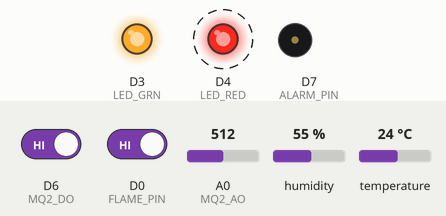
Bench run of a sketch on a simulated ESP8266 (NodeMCU). Parts: output pins drawn as LEDs (lit = HIGH), buzzer (waves = sounding). Dashed ring = blinking. The inputs (shaded band) are chosen by the test bench; at power-on: A0 (MQ2_AO) = 512, D0 (FLAME_PIN) HIGH, D6 (MQ2_DO) HIGH, humidity 55 %, temperature 24 °C. WiFi joins after 1.5 s; servers stay silent unless stated; the local clock reads 2024-03-15 10:24:30 at power-on unless the sketch sets it; what the sketch prints to the serial monitor is not drawn.

Above: at 3.3 s.
3.4 s: A0 (MQ2_AO) set to 463
9.4 s: A0 (MQ2_AO) set to 433
At 10.2 s:
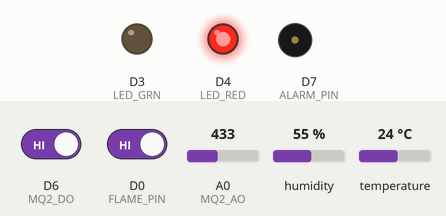
11.2 s: D0 (FLAME_PIN) driven LOW
At 12.9 s:
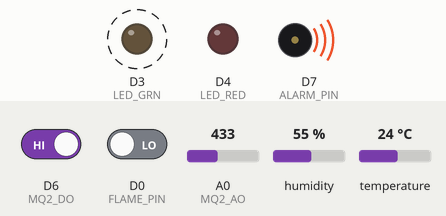
14.7 s: D0 (FLAME_PIN) driven HIGH
At 15.7 s:
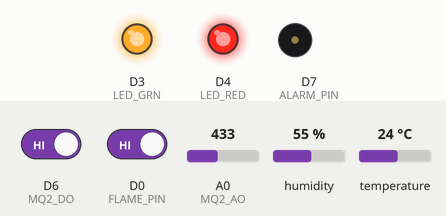
18.8 s: D6 (MQ2_DO) driven LOW
At 20.5 s:
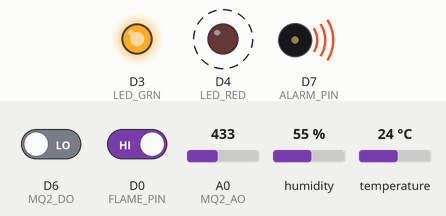
Timing chart, 0 to 25.8 s (numbered marks = the images above; inputs shaded):
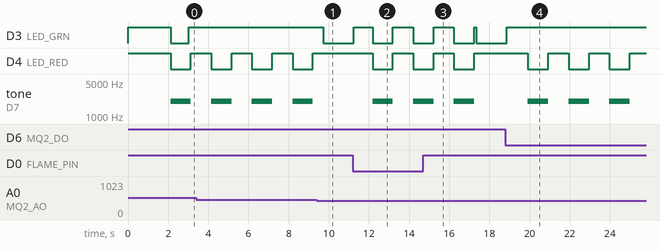

The sketch:

CodeSensor.ino
```cpp
#define BLYNK_TEMPLATE_ID           "TMPL6jEbaN0M3"
#define BLYNK_TEMPLATE_NAME         "Quickstart Template"
#define BLYNK_AUTH_TOKEN            "bREQ5eSPxbvl110c3kEGvskTrtbYI9lZ"
#define BLYNK_PRINT Serial

#include <Arduino.h>
#include <DHT.h>
#include <ESP8266WiFi.h>
#include <BlynkSimpleEsp8266.h>
#include <FirebaseESP8266.h>
#include <addons/TokenHelper.h>
#include <addons/RTDBHelper.h>
#include <time.h>

char ssid[] = "IICE-WiFI";
char pass[] = "admin@123";

BlynkTimer timer;

#define FIREBASE_HOST "lab10-f138a-default-rtdb.asia-southeast1.firebasedatabase.app"
#define FIREBASE_AUTH "0afFMvUAuYZKK6X39t2sBk4vuraP9hdg5fwJyA8a"

FirebaseData fbdo;
FirebaseAuth auth;
FirebaseConfig config;

unsigned long lastFirebaseUpdate = 0;
const unsigned long FIREBASE_INTERVAL = 1000; // เปลี่ยนเป็น 1 วินาที

float g_temp = NAN, g_hum = NAN;
int   g_mqAO = 0, g_mqDO = 1;
int   g_flameRaw = HIGH;
bool  g_smokeDetected = false;
bool  g_flameDetected = false;
bool  g_flameAlarm = false;
bool  g_buzzerState = false;
String g_statusText = "init";

#define DHTPIN D5
#define DHTTYPE DHT22
#define MQ2_DO D6
#define MQ2_AO A0
#define FLAME_PIN D0
#define ALARM_PIN D7
#define LED_RED D4
#define LED_GRN D3

const bool LED_ACTIVE_LOW = true;
const bool FLAME_ACTIVE_LOW = true;

int MQ2_ANALOG_THRESHOLD = 450;

const uint16_t BUZZ_FREQ = 2000;
const unsigned long BEEP_ON  = 1000;
const unsigned long BEEP_OFF = 1000;

bool buzzerState = false;
unsigned long buzzerLastMs = 0;

const unsigned long FLAME_HOLD_MS = 3000;
unsigned long flameLastSeenMs = 0;

DHT dht(DHTPIN, DHTTYPE);

inline void ledWrite(uint8_t pin, bool on) {
    if (LED_ACTIVE_LOW) digitalWrite(pin, on ? LOW : HIGH);
    else digitalWrite(pin, on ? HIGH : LOW);
}

inline void redOn()  { ledWrite(LED_RED, true); }
inline void redOff() { ledWrite(LED_RED, false); }
inline void grnOn()  { ledWrite(LED_GRN, true); }
inline void grnOff() { ledWrite(LED_GRN, false); }
inline void allOff() { redOff(); grnOff(); }

void startBeepPattern() {
    unsigned long now = millis();
    unsigned long interval = buzzerState ? BEEP_ON : BEEP_OFF;

    if (now - buzzerLastMs >= interval) {
        buzzerState = !buzzerState;
        buzzerLastMs = now;
    }

    if (buzzerState) tone(ALARM_PIN, BUZZ_FREQ);
    else noTone(ALARM_PIN);
}

void stopBeepPattern() {
    noTone(ALARM_PIN);
    buzzerState = false;
    buzzerLastMs = millis();
}

void initTime() {
    configTime(7 * 3600, 0, "pool.ntp.org", "time.nist.gov");
    Serial.print("Waiting for NTP time sync: ");
    time_t nowSecs = time(nullptr);
    while (nowSecs < 8 * 3600 * 2) {
        delay(500);
        Serial.print(".");
        yield();
        nowSecs = time(nullptr);
    }
    Serial.println();
    struct tm timeinfo;
    gmtime_r(&nowSecs, &timeinfo);
    Serial.print("Current time: ");
    Serial.print(asctime(&timeinfo));
}

String getFormattedDateTime() {
    time_t now = time(nullptr);
    struct tm* timeinfo = localtime(&now);
    char dateTimeString[30];
    sprintf(dateTimeString, "%04d-%02d-%02d %02d:%02d:%02d",
            timeinfo->tm_year + 1900, timeinfo->tm_mon + 1, timeinfo->tm_mday,
            timeinfo->tm_hour, timeinfo->tm_min, timeinfo->tm_sec);
    return String(dateTimeString);
}

void sendToFirebase() {
    if (WiFi.status() != WL_CONNECTED) {
        Serial.println("WiFi not connected, skipping Firebase update");
        return;
    }

    String timestamp = getFormattedDateTime();
    String path = "/sensor_data/" + String(millis());

    FirebaseJson json;
    json.set("timestamp", timestamp);
    json.set("temperature", g_temp);
    json.set("humidity", g_hum);
    json.set("mq2_analog", g_mqAO);
    json.set("mq2_digital", g_mqDO);
    json.set("flame_raw", g_flameRaw);
    json.set("smoke_detected", g_smokeDetected);
    json.set("flame_detected", g_flameDetected);
    json.set("flame_alarm", g_flameAlarm);
    json.set("buzzer_state", g_buzzerState);
    json.set("status", g_statusText);

    if (Firebase.setJSON(fbdo, path, json)) {
        Serial.println("Firebase data sent successfully");
        Serial.println("Path: " + fbdo.dataPath());
        Serial.println("Type: " + fbdo.dataType());
    } else {
        Serial.println("Firebase send failed");
        Serial.println("Reason: " + fbdo.errorReason());
    }

    String currentPath = "/current_status";
    if (Firebase.setJSON(fbdo, currentPath, json)) {
        Serial.println("Current status updated");
    } else {
        Serial.println("Current status update failed");
        Serial.println("Reason: " + fbdo.errorReason());
    }

    if (g_flameAlarm || g_smokeDetected || g_temp > 50.0) {
        String alertPath = "/alerts/" + String(millis());
        FirebaseJson alertJson;
        alertJson.set("timestamp", timestamp);
        alertJson.set("alert_type", g_flameAlarm ? "FIRE" : (g_smokeDetected ? "SMOKE" : "HIGH_TEMP"));
        alertJson.set("temperature", g_temp);
        alertJson.set("humidity", g_hum);
        alertJson.set("mq2_analog", g_mqAO);
        alertJson.set("status", g_statusText);

        if (Firebase.setJSON(fbdo, alertPath, alertJson)) {
            Serial.println("Alert logged to Firebase");
        } else {
            Serial.println("Alert log failed");
            Serial.println("Reason: " + fbdo.errorReason());
        }
    }
}

void pushToBlynk() {
    Blynk.virtualWrite(V0, g_temp);
    Blynk.virtualWrite(V1, g_hum);
    Blynk.virtualWrite(V2, g_mqAO);
    Blynk.virtualWrite(V3, g_mqDO);
    Blynk.virtualWrite(V4, g_flameRaw);
    Blynk.virtualWrite(V5, g_smokeDetected);
    Blynk.virtualWrite(V6, g_flameDetected);
    Blynk.virtualWrite(V7, g_flameAlarm);
    Blynk.virtualWrite(V8, g_buzzerState);
    Blynk.virtualWrite(V9, g_statusText);
}

BLYNK_WRITE(V10) {  // ควบคุม LED แดง
    int value = param.asInt();
    if (value) redOn();
    else redOff();
}

BLYNK_WRITE(V11) {  // ควบคุม LED เขียว
    int value = param.asInt();
    if (value) grnOn();
    else grnOff();
}

BLYNK_WRITE(V12) {  // ควบคุม Buzzer
    int value = param.asInt();
    if (value) tone(ALARM_PIN, BUZZ_FREQ);
    else noTone(ALARM_PIN);
}

void setup() {
    Serial.begin(115200);

    pinMode(MQ2_DO, INPUT);
    pinMode(FLAME_PIN, INPUT_PULLUP);
    pinMode(ALARM_PIN, OUTPUT);
    noTone(ALARM_PIN);
    pinMode(LED_RED, OUTPUT);
    pinMode(LED_GRN, OUTPUT);
    allOff();

    dht.begin();

    Serial.println(F("ESP8266 DHT22 + MQ-2 + Flame + 2-LED (RED=D4, GRN=D3) started"));

    WiFi.begin(ssid, pass);
    while (WiFi.status() != WL_CONNECTED) {
        delay(500);
        Serial.print(".");
    }
    Serial.println();
    Serial.println("WiFi connected");
    Serial.println("IP address: " + WiFi.localIP().toString());

    Blynk.begin(BLYNK_AUTH_TOKEN, ssid, pass);
    timer.setInterval(1000L, pushToBlynk);

    config.database_url = FIREBASE_HOST;
    config.signer.tokens.legacy_token = FIREBASE_AUTH;

    Firebase.begin(&config, &auth);
    Firebase.reconnectWiFi(true);
    Firebase.setwriteSizeLimit(fbdo, "tiny");

    initTime();

    Serial.println("Firebase initialized");
    Serial.println("Current time: " + getFormattedDateTime());

    sendToFirebase();
}

void loop() {
    Blynk.run();
    timer.run();

    float h = dht.readHumidity();
    float t = dht.readTemperature();

    if (isnan(h) || isnan(t)) {
        Serial.println(F("อ่านค่า DHT22 ไม่สำเร็จ"));
        delay(100);
        return;
    }

    Serial.printf("Temp: %.1f C Hum: %.1f %%\n", t, h);

    int mqAnalog = analogRead(MQ2_AO);
    int mqDigital = digitalRead(MQ2_DO);
    bool smokeDetected = (mqAnalog >= MQ2_ANALOG_THRESHOLD) || (mqDigital == LOW);

    Serial.printf("MQ2 AO: %d DO: %d -> smoke=%d\n", mqAnalog, mqDigital, smokeDetected);

    int flameRaw = digitalRead(FLAME_PIN);
    bool flameDetected = (flameRaw == (FLAME_ACTIVE_LOW ? LOW : HIGH));

    unsigned long now = millis();
    if (flameDetected) flameLastSeenMs = now;

    bool flameAlarm = flameDetected || (now - flameLastSeenMs <= FLAME_HOLD_MS);

    Serial.printf("Flame DO: %d -> flame=%d (hold=%d)\n", flameRaw, flameDetected, flameAlarm);

    allOff();

    if (flameAlarm) {
        startBeepPattern();
        if (buzzerState) {
            redOn();
            grnOn();
        }
        Serial.println(flameDetected ? F("!!! พบ 'เปลวไฟ' !!!") : F("!! Flame cleared: holding alarm 3s !!"));
        g_statusText = flameDetected ? "FIRE!" : "Flame hold (3s)";

    } else if (smokeDetected) {
        startBeepPattern();
        if (buzzerState) redOn();
        Serial.println(F("!! ควัน/ก๊าซสูง !!"));
        g_statusText = "SMOKE / GAS HIGH";

    } else if (t > 50.0) {
        startBeepPattern();
        if (buzzerState) grnOn();
        Serial.println(F("! อุณหภูมิสูงเกิน 50°C !"));
        g_statusText = "TEMP > 50C";

    } else {
        stopBeepPattern();
        grnOn();
        g_statusText = "NORMAL";
    }

    g_temp = t;
    g_hum = h;
    g_mqAO = mqAnalog;
    g_mqDO = mqDigital;
    g_flameRaw = flameRaw;
    g_smokeDetected = smokeDetected;
    g_flameDetected = flameDetected;
    g_flameAlarm = flameAlarm;
    g_buzzerState = buzzerState;

    if (now - lastFirebaseUpdate >= FIREBASE_INTERVAL) {
        sendToFirebase();
        lastFirebaseUpdate = now;
    }

    delay(50);
}
```

Measured:
- the behaviour switches between 450 and 449 on A0 (MQ2_AO) (found by bisection; images 0 and 1)
- after the input at 9.4 s, D3 (LED_GRN): HIGH → LOW after 0.32 s; D4 (LED_RED): stays HIGH (without the input it goes to LOW after 0.83 s); tone on D7 (ALARM_PIN): stays silent (without the input it goes to 2000 Hz after 0.83 s)
- after the input at 11.2 s, D3 (LED_GRN): alternates HIGH for 0.98 s and LOW for 1.0 s, starting at once; D4 (LED_RED): HIGH → LOW after 0.99 s, → HIGH 1.0 s later, → LOW 1.0 s later; tone on D7 (ALARM_PIN): silent → 2000 Hz after 0.99 s, → silent 1.0 s later, → 2000 Hz 1.0 s later
- after the input at 14.7 s, D4 (LED_RED): goes on until 17.2 s, then stays HIGH; tone on D7 (ALARM_PIN): goes on until 17.2 s, then stays silent
- after the input at 18.8 s, D3 (LED_GRN): LOW → HIGH after 0.05 s; D4 (LED_RED): alternates HIGH for 1.0 s and LOW for 1.0 s, starting after 1.1 s; tone on D7 (ALARM_PIN): alternates 2000 Hz for 1.0 s and silent for 1.0 s, starting after 1.1 s
- by itself, D4 (LED_RED): alternates HIGH for 1.0 s and LOW for 1.0 s
- by itself, tone on D7 (ALARM_PIN): alternates 2000 Hz for 1.0 s and silent for 1.0 s
